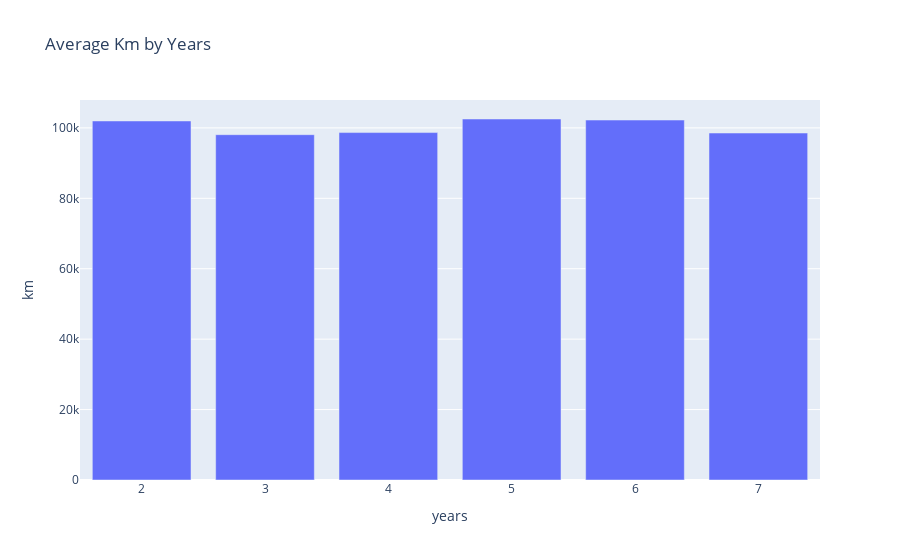

Notebook code for this chart:
### Markdown cell above
- Average km travelled the car by the year has been used

### Code cell
fig = px.bar(yr_grp,x='years',y='km',
            title='Average Km by Years')
fig.show()

### Figure 1 — Plotly figure (JSON) as saved in the notebook; plotly's stock layout.template omitted (floating-point values rounded to 4 significant figures)
{"data": [{"alignmentgroup": "True", "hovertemplate": "years=%{x}<br>km=%{y}<extra></extra>", "legendgroup": "", "marker": {"color": "#636efa", "pattern": {"shape": ""}}, "name": "", "offsetgroup": "", "orientation": "v", "showlegend": false, "textposition": "auto", "type": "bar", "x": [2, 3, 4, 5, 6, 7], "xaxis": "x", "y": [102000.0, 98070.0, 98670.0, 102500.0, 102200.0, 98540.0], "yaxis": "y"}], "layout": {"barmode": "relative", "legend": {"tracegroupgap": 0}, "title": {"text": "Average Km by Years"}, "xaxis": {"anchor": "y", "domain": [0, 1], "title": {"text": "years"}}, "yaxis": {"anchor": "x", "domain": [0, 1], "title": {"text": "km"}}}}
